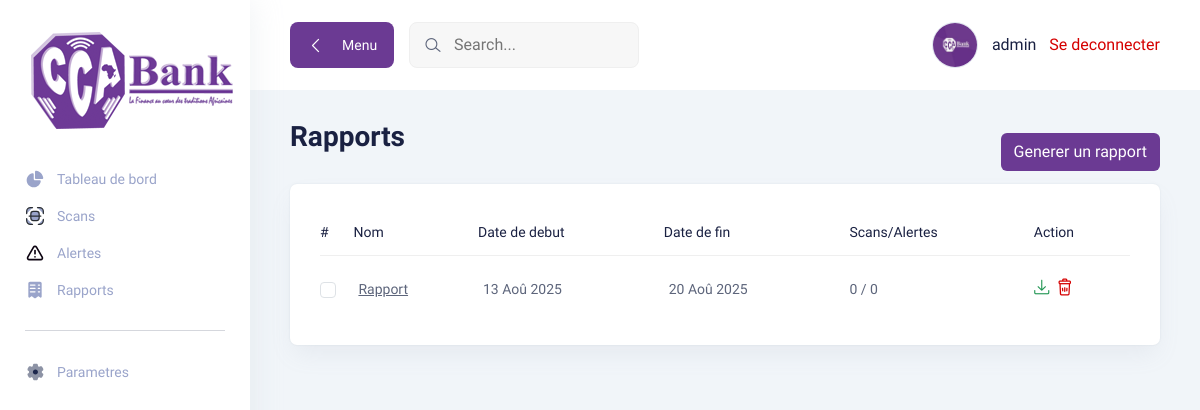
The app's page /reports/ (signed in) with its own data.
### main/models.py (models this page shows, shortened)
class Report(models.Model):
    name = models.CharField(max_length=100, null=True)
    report_start_date = models.DateField()
    report_end_date = models.DateField()
    scans = models.ManyToManyField(Scan, related_name='reports')
    alerts = models.ManyToManyField(Alert, related_name='reports', blank=True)
    file = models.FileField(upload_to='uploads/reports/', null=True, blank=True)

### main/views.py (the view, shortened to what this page needs)
# urls.py: path('reports/', login_required(reports), name='reports'),
def reports(request):
    reports = Report.objects.all().order_by('-report_start_date')
    return render(request, 'main/reports.html', {'reports': reports})

### main/templates/main/reports.html (shortened to what this page needs)
{% extends 'main/blank_page.html' %}
{% load i18n static %}
{% block page_content %}
<div class="title-wrapper pt-30">
    <div class="row align-items-center">
        <div class="col-md-6">
            <div class="title">
                <h2>{% trans "Rapports" %}</h2>
            </div>
        </div>
        <div class="col-md-6 d-flex justify-content-md-end">
            <button
                class="btn primary-btn float-right"
                data-bs-toggle="modal"
                data-bs-target="#createReportModal"
            >{% trans "Generer un rapport" %}</button>
        </div>
    </div>
</div>
<div class="tables-wrapper">
    <div class="row">
        <div class="col-lg-12">
            <div class="card-style mb-30">
                <div class="table-wrapper table-responsive">
                    <table class="table">
                        <thead>
                        <tr>
                            <th>
                            <h6>#</h6>
                            </th>
                            <th>
                            <h6>Nom</h6>
                            </th>
                            <th>
                            <h6>Date de debut</h6>
                            </th>
                            <th>
                            <h6>Date de fin</h6>
                            </th>
                            <th>
                            <h6>Scans/Alertes</h6>
                            </th>
                            <th>
                            <h6>Action</h6>
                            </th>
                        </tr>
                        </thead>
                        <tbody>
                        {% for report in reports %}
                        <tr>
                            <td>
                                <input
                                    type="checkbox"
                                    class="select-row form-check-input"
                                    id="report-{{ report.id }}"
                                />
                            </td>
                            <td class="min-width">
                                <p style="text-decoration: underline;"><a style="text-decoration: underline;" href="#">{{ report.name }}</a></p>
                            </td>
                            <td class="min-width">
                                <p>
                                    {% if report.report_start_date %}
                                        {{ report.report_start_date|date:"d M Y" }}
                                    {% else %}
                                        <span class="text-muted">---</span>
                                    {% endif %}
                                </p>
                            </td>
                            <td class="min-width">
                                <p>
                                    {% if report.report_end_date %}
                                        {{ report.report_end_date|date:"d M Y" }}
                                    {% else %}
                                        <span class="text-muted">---</span>
                                    {% endif %}
                                </p>
                            </td>
                            <td>
                                <p>
                                    {% if report.alerts %}
                                        {{ report.alerts.count }} /
                                    {% else %}
                                        <span class="text-muted">0</span>
                                    {% endif %}
                                    {% if report.scans %}
                                        {{ report.scans.count }}
                                    {% else %}
                                        <span class="text-muted">0</span>
                                    {% endif %}
                                </p>
                            </td>
                            <td>
                                <div class="action">
                                    {% if report.file %}
                                        <a href="{{ report.file.url }}" class="text-success" download>
                                        <i class="lni lni-download"></i>
                                        </a>
                                    {% else %}
                                        <span class="text-muted">No file</span>
                                    {% endif %}
                                    <button
                                        class="text-danger"
                                        data-bs-toggle="modal"
                                        data-bs-target="#deleteModal"
                                        data-id="{{ report.id }}"
                                        data-type="report"
                                        onclick="document.getElementById('deleteForm').setAttribute('action', '/reports/' + this.getAttribute('data-id') + '/delete/');"
                                    >
                                        <i class="lni lni-trash-can"></i>
                                    </button>
                                </div>
                            </td>
                        </tr>
                        {% endfor %}
                        </tbody>
                    </table>
                </div>
            </div>
        </div>
    </div>
</div>
{% endblock %}

### main/templates/main/blank_page.html (shortened to what this page needs)
{% load static i18n %}
<!DOCTYPE html>
<html lang="en">
  <head>
    <link rel="stylesheet" href="{% static 'main/assets/css/bootstrap.min.css' %}" />
    <link rel="stylesheet" href="{% static 'main/assets/css/lineicons.css' %}" />
    <link rel="stylesheet" href="{% static 'main/assets/css/materialdesignicons.min.css' %}" />
    <link rel="stylesheet" href="{% static 'main/assets/css/fullcalendar.css' %}" />
    <link rel="stylesheet" href="{% static 'main/assets/css/main.css' %}" />
    <link rel="stylesheet" href="{% static 'main/assets/css/datatables.css' %}" />
  </head>
  <body>
    <aside class="sidebar-nav-wrapper">
      <div class="navbar-logo">
        <a href="{% url 'dashboard' %}">
          <img src="{% static 'main/assets/images/logo/cca_logo_transparent.png' %}" alt="logo" />
        </a>
      </div>
      <nav class="sidebar-nav">
        <ul>
          <li class="nav-item {% block dashboard_active %}{% endblock %}">
            <a href="{% url 'dashboard' %}">
              <span class="icon">
              </span>
              <span class="text">{% trans 'Tableau de bord' %}</span>
            </a>
          </li>
          <li class="nav-item {% block scans_active %}{% endblock %}">
            <a href="{% url 'scans' %}">
              <span class="icon">
              </span>
              <span class="text">{% trans 'Scans' %}</span>
            </a>
          </li>
          <li class="nav-item {% block alertes_active %}{% endblock %}">
            <a href="{% url 'alerts' %}">
              <span class="icon">
              </span>
              <span class="text">{% trans 'Alertes' %}</span>
            </a>
          </li>
          <li class="nav-item {% block rapports_active %}{% endblock %}">
            <a href="{% url 'reports' %}">
              <span class="icon">
              </span>
              <span class="text">{% trans 'Rapports' %}</span>
            </a>
          </li>
          <span class="divider"><hr /></span>
          <li class="nav-item {% block settings_active %}{% endblock %}">
            <a href="{% url 'settings' %}">
              <span class="icon">
              </span>
              <span class="text">{% trans "Parametres" %}</span>
            </a>
          </li>
        </ul>
      </nav>
    </aside>
    <main class="main-wrapper">
      <header class="header">
        <div class="container-fluid">
          <div class="row">
            <div class="col-lg-5 col-md-5 col-6">
              <div class="header-left d-flex align-items-center">
                <div class="menu-toggle-btn mr-15">
                  <button id="menu-toggle" class="main-btn primary-btn btn-hover">
                    <i class="lni lni-chevron-left me-2"></i> Menu
                  </button>
                </div>
                <div class="header-search d-none d-md-flex">
                  <form action="{% url 'quick_scan' %}" method="get">
                  <input type="text" name="keywords" placeholder="Search..." required />
                  <button type="submit">
                      <i class="lni lni-search-alt"></i>
                  </button>
              </form>
                </div>
              </div>
            </div>
            <div class="col-lg-7 col-md-7 col-6">
              <div class="header-right">
                <div class="profile-box ml-15 align-items-center gap-2">
                  <button class="dropdown-toggle bg-transparent border-0" type="button" id="profile"
                    data-bs-toggle="dropdown" aria-expanded="false">
                    <div class="profile-info">
                      <div class="info">
                        <div class="image">
                          <img src="{% static 'main/assets/images/logo/cca_logo.jpeg' %}" alt="" />
                        </div>
                        <div>
                          <h6 class="fw-500">{{ request.user }}</h6>
                        </div>
                      </div>
                    </div>
                  </button>
                  <form action="{% url 'logout' %}" method="post">
                    <label for="logout-button" type="submit" class="text-danger">Se deconnecter</label>
                  </form>
                </div>
              </div>
            </div>
          </div>
        </div>
      </header>
      <section class="section">
        <div class="container-fluid">
          {% block page_content %}{% endblock %}
        </div>
      </section>
    </main>
  </body>
</html>

### main/static/main/assets/css/fullcalendar.css (style rules this page uses)
:root { --fc-daygrid-event-dot-width:8px;--fc-list-event-dot-width:10px;--fc-list-event-hover-bg-color:#f5f5f5 }

### main/static/main/assets/css/datatables.css (style rules this page uses)
:root { --dt-row-selected: 13, 110, 253; --dt-row-selected-text: 255, 255, 255; --dt-row-selected-link: 9, 10, 11; --dt-row-stripe: 0, 0, 0; --dt-row-hover: 0, 0, 0; --dt-column-ordering: 0, 0, 0; --dt-header-align-items: center; --dt-html-background: white; }
:root { --dt-header-align-items: flex-end; }

### records on screen
Report: name "Rapport", report_start_date "13 Aoû 2025", report_end_date "20 Aoû 2025", alerts.count "0", scans.count "0"

### other values on screen
{{ request.user }} "admin"
